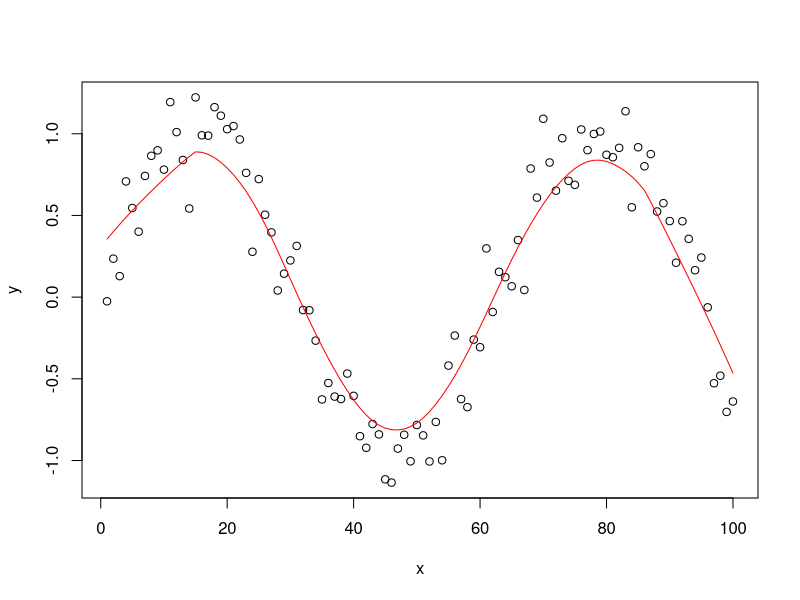
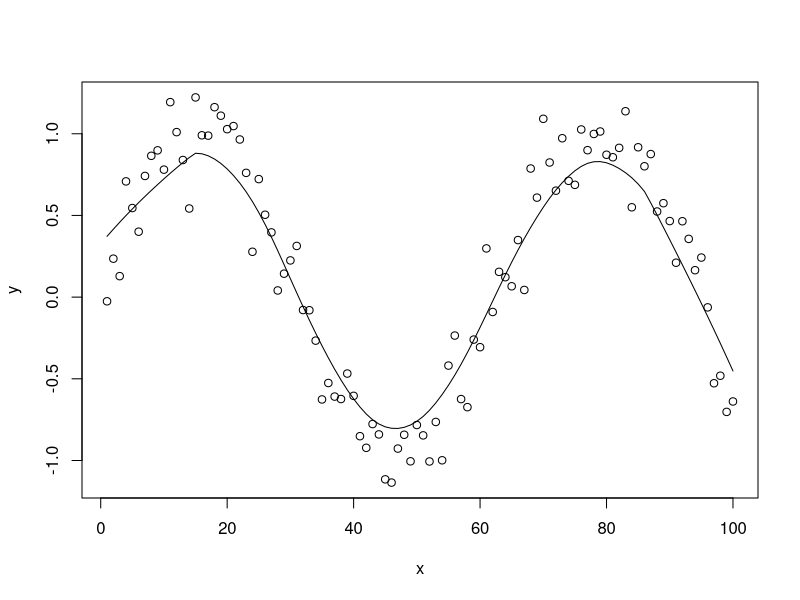

Reproduce these figures in R, in order.
## ---- chunk 1
set.seed(1)
x <- 1:100
e <- rnorm(n = 100, mean = 0, sd = 0.2)
y <- numeric(length(x))
y <- sin(x/10) + e

## ---- chunk 2
n <- as.numeric(length(x)) #No of observations

f <- 0.3
customLowess <- function(x, y, f ){
  k <- ceiling(f*n) #No of neighbours to use
  y_hat <- numeric(n)
  w_ <- numeric(k)  #weightings of k neighbours
  
  for(i in 1:n){
    distance <- abs(x - x[i])
    index <- order(distance)[1:k] #order k closest neighbours
    x_ <- x[index] # k closest x values
    y_ <- y[index] #k closest y values
  
  #dist_c <- abs(x_ - x[i])
    d_max <- max(distance[index])
    w_ <- (1- (distance[index]/d_max)^3)^3
    W<- diag(w_)
    X_d <- cbind(1, x_)
    beta_hat <- solve(t(X_d)%*%W%*%X_d)%*%t(X_d)%*%W%*%y_
    beta_intercept <- beta_hat[1]
    beta_1 <- beta_hat[2]
  
  y_hat[i] <- beta_intercept + beta_1*x[i]
}
  return(y_hat)
}
plot(x, y)
lines(customLowess(x, y, 0.3), col = "red")
## ---- chunk 3
plot(x, y)
lines(lowess(x, y, 0.3))
